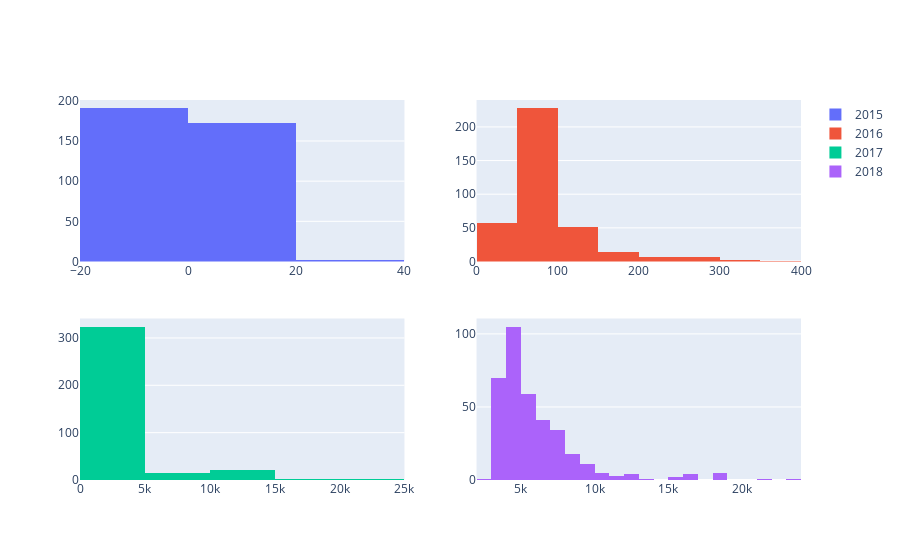

The notebook cell this image was saved under:
### Code cell
df2015 = df.loc[df['Year'] == '2015']
df2016 = df.loc[df['Year'] == '2016']
df2017 = df.loc[df['Year'] == '2017']
df2018 = df.loc[df['Year'] == '2018']
df2019 = df.loc[df['Year'] == '2019']
df2020 = df.loc[df['Year'] == '2020']

fig = make_subplots(rows=2, cols=2)

trace0 = go.Histogram(x=df2015.Change, nbinsx=4, name='2015')
trace1 = go.Histogram(x=df2016.Volume_bin, nbinsx = 8, name='2016')
trace2 = go.Histogram(x=df2017.Volume_bin, nbinsx=10, name='2017')
trace3 = go.Histogram(x=df2018.Volume_bin, name='2018')

fig.append_trace(trace0, 1, 1)
fig.append_trace(trace1, 1, 2)
fig.append_trace(trace2, 2, 1)
fig.append_trace(trace3, 2, 2)

fig.show()

### Figure 1 — Plotly figure (JSON) as saved in the notebook; plotly's stock layout.template omitted (floating-point values rounded to 4 significant figures; data arrays with more than 128 entries replaced by an {"elided": "..."} marker saying what was removed)
{"data": [{"name": "2015", "nbinsx": 4, "type": "histogram", "x": {"elided": "365 float values"}, "xaxis": "x", "yaxis": "y"}, {"name": "2016", "nbinsx": 8, "type": "histogram", "x": {"elided": "366 float values"}, "xaxis": "x2", "yaxis": "y2"}, {"name": "2017", "nbinsx": 10, "type": "histogram", "x": {"elided": "365 float values"}, "xaxis": "x3", "yaxis": "y3"}, {"name": "2018", "type": "histogram", "x": {"elided": "365 float values"}, "xaxis": "x4", "yaxis": "y4"}], "layout": {"xaxis": {"anchor": "y", "domain": [0, 0.45]}, "xaxis2": {"anchor": "y2", "domain": [0.55, 1]}, "xaxis3": {"anchor": "y3", "domain": [0, 0.45]}, "xaxis4": {"anchor": "y4", "domain": [0.55, 1]}, "yaxis": {"anchor": "x", "domain": [0.575, 1]}, "yaxis2": {"anchor": "x2", "domain": [0.575, 1]}, "yaxis3": {"anchor": "x3", "domain": [0, 0.425]}, "yaxis4": {"anchor": "x4", "domain": [0, 0.425]}}}
